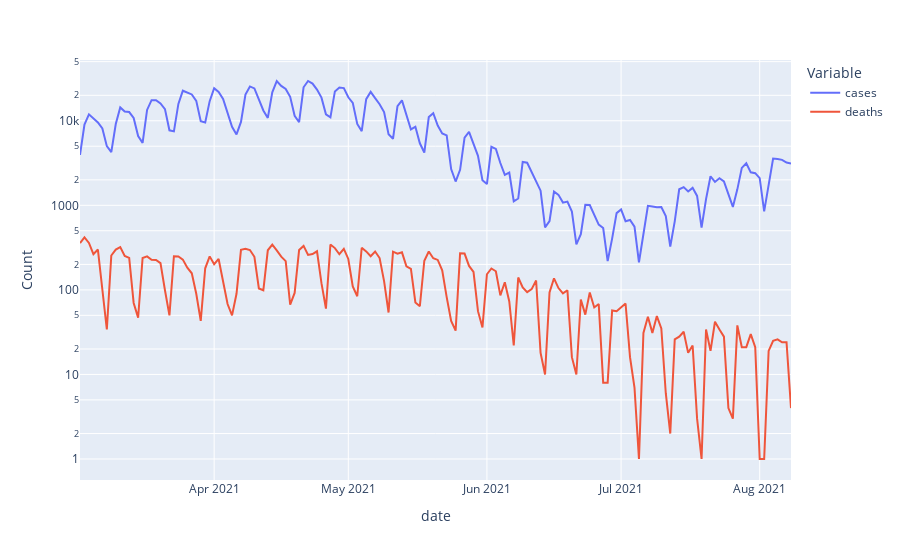

The notebook cell saved with this chart:
### Markdown cell above
### Plot for visualizing daily cases and deaths in Germany

### Code cell
test = germany_daily_grp[['date','cases','deaths']]
test = test.melt(id_vars='date', value_vars=['cases', 'deaths'],
                 var_name='Variable', value_name='Count')
px.line(test, x='date', y='Count', color='Variable',log_y=True)

### Figure 1 — Plotly figure (JSON) as saved in the notebook; plotly's stock layout.template omitted (floating-point values rounded to 4 significant figures; data arrays with more than 128 entries replaced by an {"elided": "..."} marker saying what was removed)
{"data": [{"hovertemplate": "Variable=cases<br>date=%{x}<br>Count=%{y}<extra></extra>", "legendgroup": "cases", "line": {"color": "#636efa", "dash": "solid"}, "mode": "lines", "name": "cases", "orientation": "v", "showlegend": true, "type": "scatter", "x": {"elided": "160 str values"}, "xaxis": "x", "y": {"elided": "160 int values"}, "yaxis": "y"}, {"hovertemplate": "Variable=deaths<br>date=%{x}<br>Count=%{y}<extra></extra>", "legendgroup": "deaths", "line": {"color": "#EF553B", "dash": "solid"}, "mode": "lines", "name": "deaths", "orientation": "v", "showlegend": true, "type": "scatter", "x": {"elided": "160 str values"}, "xaxis": "x", "y": {"elided": "160 int values"}, "yaxis": "y"}], "layout": {"legend": {"title": {"text": "Variable"}, "tracegroupgap": 0}, "margin": {"t": 60}, "xaxis": {"anchor": "y", "domain": [0, 1], "title": {"text": "date"}}, "yaxis": {"anchor": "x", "domain": [0, 1], "title": {"text": "Count"}, "type": "log"}}}
